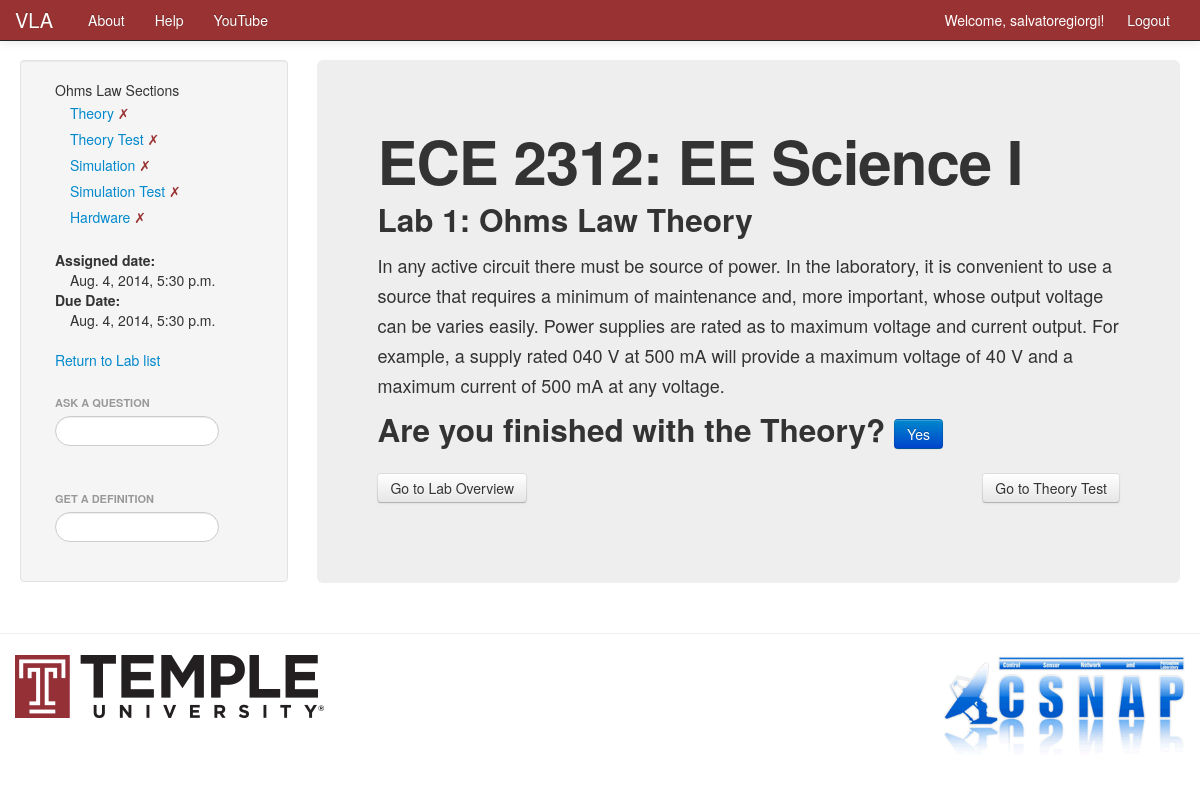
The page /VLA/course/EE_Science_I/Ohms_Law/theory/Ohms_Law_Theory/ (signed in) on the database its author committed.
### VLA/models.py (models this page shows, shortened)
class Laboratory(models.Model):
    course = models.ForeignKey(Course)
    name = models.CharField(max_length=128)
    start_date = models.DateTimeField('Date Assigned', blank=True, null=True)
    due_date = models.DateTimeField('Date Due', blank=True, null=True)
    is_completed = models.BooleanField(default=False)
    lab_number = models.IntegerField(default=0)
    views = models.IntegerField(default=0)

class Course(models.Model):
    name = models.CharField(max_length=128, unique=True)
    crn = models.IntegerField(default=0, blank=True)
    subj = models.CharField(max_length=10)
    course_number = models.IntegerField(default=0)
    section_number = models.IntegerField(default=0, blank=True)
    start_date = models.DateField('Course Start Date', blank=True, null=True)
    end_date = models.DateField('Course End Date', blank=True, null=True)
    lecture_time = models.TimeField('Lecture Time', blank=True, null=True)
    lecture_days = models.CharField(max_length=50, blank=True)
    lecture_location = models.CharField(max_length=50, blank=True)
    lab_time = models.TimeField('Lab Time', blank=True, null=True)
    lab_days = models.CharField(max_length=50, blank=True)
    lab_location = models.CharField(max_length=50, blank=True)
    course_description = models.TextField(max_length=500, blank=True)
    course_overview = models.TextField(max_length=500, blank=True)
    website = models.URLField(blank=True)
    instructor_name = models.CharField(max_length=50, blank=True)
    instructor_email = models.EmailField(blank=True)
    instructor_office_hours = models.TimeField(blank=True, null=True)
    instructor_office_days = models.CharField(max_length=50, blank=True)
    instructor_office_location = models.CharField(max_length=50, blank=True)
    instructor_phone = models.CharField(max_length=50, blank=True)
    TA_name = models.CharField(max_length=50, blank=True)
    TA_email = models.EmailField(blank=True)
    TA_office_hours = models.TimeField(blank=True, null=True)
    TA_office_days = models.CharField(max_length=50, blank=True)
    TA_office_location = models.CharField(max_length=50, blank=True)
    TA_phone = models.CharField(max_length=128, blank=True)
    views = models.IntegerField(default=0)
    likes = models.IntegerField(default=0)

class Theory(models.Model):
    lab = models.ForeignKey(Laboratory)
    name = models.CharField(max_length=128)
    is_completed = models.BooleanField(default=False)

class TheoryElement(models.Model):
    theory = models.ForeignKey(Theory)
    name = models.CharField(max_length=128)
    number = models.IntegerField(default=0)
    text_input = models.TextField(blank=True)
    image_input = models.FileField(upload_to='VLA/static/VLA/images/', blank=True)
    equation_input = models.CharField(max_length=64, blank=True)
    video_input = models.CharField(max_length=64, blank=True)
    TYPE_CHOICES = (
        ('text', 'text'),
        ('image', 'image'),
        ('equation', 'equation'),
        ('latex', 'latex'),
        ('video', 'video'),
        ('table', 'table'),
    )
    element_type = models.CharField(choices=TYPE_CHOICES, max_length=8)

### VLA/views.py (the view)
# urls.py: url(r'^course/(?P<course_name_url>\w+)/(?P<lab_name_url>\w+)/theory/(?P<theory_name_url>\w+)/$', views.theory, name='theory'),
def theory(request, course_name_url, lab_name_url, theory_name_url):
    course_name = course_name_url.replace('_', ' ')
    lab_name = lab_name_url.replace('_', ' ')
    context_dict = {'lab_name': lab_name}
    context_dict['def_searched'] = False
    context_dict['def_list'] = Node.objects.all()
    context_dict['question_searched'] = False
    context_dict['question_list'] = AnswerWithQuestion.objects.all()
    try:
        course = Course.objects.get(name=course_name)
        course.url = course_name_url
        context_dict['course'] = course
    except Course.DoesNotExist:
        pass
    try:
        lab = Laboratory.objects.filter(course=course).get(name=lab_name)
        lab.url = lab_name_url
        context_dict['lab'] = lab
        context_dict = get_sections(context_dict, lab)
        context_dict['theory_elements'] = TheoryElement.objects.filter(theory=context_dict['theory'])
    except Laboratory.DoesNotExist:
        pass
    if not request.user.is_authenticated():
        return render(request, 'VLA/login.html')
    else:
        if request.method == 'POST':
            context_dict['theory'].is_completed = True
            context_dict['theory'].save()
        return render(request, 'VLA/theory.html', context_dict)

### VLA/templates/VLA/theory.html (shortened to what this page needs)
{% extends 'VLA/base.html' %}
{% load staticfiles %}
{% block sidetitle %}{{ lab_name }} Sections{% endblock %}
{% block sidebar %}
    {% include 'VLA/lab_section_list.html' with labs=labs %}
{% endblock %}
{% block body_block %}
<div class="hero-unit">
    <h1>{{ course.subj }} {{ course.course_number }}: {{ course.name }}</h1>
    <h2>Lab {{ lab.lab_number }}: {{ theory.name }}</h2>
    {% if theory_elements %}
    {% for element in theory_elements %}
        {% if element.element_type == 'text' %}
            <p>{{ element.text_input}}</p>
        {% elif element.element_type == 'image' %}
            <p><center><img src="{% static element.image_input %}"></center></p>
        {% elif element.element_type == 'latex' %}
            <p><center>$${{ element.equation_input}}$$</center></p>
        {% elif element.element_type == 'equation' %}
            <p><center>{{ element.equation_input}}</center></p>
        {% endif %}
    {% endfor %}
    {% endif %}
    {% if not theory.is_completed %}
        <form method="post" action="{% url 'theory' course.url lab.url theory.url %}">
            <h2>Are you finished with the Theory? <input class="btn btn-primary" type="submit" name="submit" value="Yes"/></h2>
        </form>
    {% endif %}
    <div class="row-fluid">
        <div class="span6">
            <a class="btn" href="{% url 'lab' course.url lab.url %}">Go to Lab Overview</a>
        </div>
        {% if theorytest %}
            <div class="span6">
                <ul class="nav pull-right">
                    <a class="btn" href="{% url 'theorytest' course.url lab.url theorytest.url %}">Go to Theory Test</a>
                </ul>
            </div>
        {% endif %}
    </div>
</div>
{% endblock %}

### VLA/templates/VLA/base.html (shortened to what this page needs)
<!DOCTYPE html>
{% load static %}
<html>
<head>
    <link href="{% static 'css/bootstrap-fluid-adj.css' %}" rel="stylesheet">
    <link href="{% static 'css/bootstrap.min.css' %}" rel="stylesheet" media="screen">
    <link href="{% static 'css/bootstrap-responsive.css' %}" rel="stylesheet">
</head>
    <body>
        <div class="navbar navbar-inverse navbar-fixed-top">
            <div class="navbar-inner">
                <div class="container">
                    <a class="brand" href="/VLA/">VLA</a>
                    <div class="nav-collapse collapse">
                        <ul class="nav pull-right">
                            {% if user.is_authenticated %}
                             <li class="navbar-text">Welcome, {{ user.username }}! &nbsp;</li>
                             <li><a href="/VLA/logout/">Logout</a></li>
                            {% else %}
                             <li><a href="/VLA/register/">Register</a></li>
                             <li><a href="/VLA/login/">Login</a></li>
                            {% endif %}
                        </ul>
                        <ul class="nav">
                            <li><a href="/VLA/about/">About</a></li>
                            <li><a href="/VLA/help/">Help</a></li>
                            <li><a href="https://www.youtube.com/channel/UCNU5MvpuVNIAe2NvCiweCNw/" target="new">YouTube</a></li>
                        </ul>
                    </div>
                </div>
            </div>
         </div>
        <div class="container-fluid">
            <div class="row-fluid">
                <div class="span3">
                    <div class="well sidebar-nav">
                        <div id="cours">
                            {% if user.is_authenticated %}
                                <ul class="nav nav-list"><li>{% block sidetitle %}Course List{% endblock %}</li>
                                    {% block sidebar %}{% endblock %}
                                </ul>
                                <ul class="nav nav-list">&nbsp;</ul>
                                <ul class="nav nav-list">
                                    <li class="nav-header">Ask a Question</li>
                                    <form>
                                        <li><input  class="search-query span10" type="text" name="question_suggestion" value="" id="question_suggestion" /></li>
                                    </form>
                                </ul>
                                {% if question_list %}
                                    <ul class="nav nav-list">&nbsp;</ul>
                                {% endif %}
                                <ul class="nav nav-list">
                                    <li class="nav-header">Get a Definition</li>
                                    <form>
                                        <li><input  class="search-query span10" type="text" name="definition_suggestion" value="" id="definition_suggestion" /></li>
                                    </form>
                                </ul>
                            {% endif %}
                        </div>
                    </div>
                </div>
                <div class="span9">
                    {% block body_block %}
                    {% endblock %}
                </div>
            </div>
        </div>
        <hr>
        <footer>
            <div class="container">
                <a href="http://www.temple.edu" target="new"><img src="{% static 'VLA/images/temple_logo.jpg' %}"></a>
                <ul class="nav pull-right">
                    <a href="http://www.temple.edu/csnap/" target="new"><img src="{% static 'VLA/images/csnap_logo.jpg' %}"></a>
                </ul>
            </div>
        </footer>
    </body>
</html>

### VLA/templates/VLA/lab_section_list.html (shortened to what this page needs)
    <ul class="nav nav-list">
        {% if theory %}<li><a href="{% url 'theory' course.url lab.url theory.url %}">Theory
            {% if theory.is_completed %}<font color="#009900"> &#x2713; </font>{% else %}<font color="993333"> &#x2717;</font>{% endif %} </a></li>{% endif %}
        {% if theorytest %}<li><a href="{% url 'theorytest' course.url lab.url theorytest.url %}">Theory Test
            {% if theorytest.is_completed %}<font color="#009900"> &#x2713; </font>{% else %}<font color="993333"> &#x2717;</font>{% endif %} </a></li>{% endif %}
        {% if simulation %}<li><a href="{% url 'simulation' course.url lab.url simulation.url %}">Simulation
            {% if simulation.is_completed %}<font color="#009900"> &#x2713; </font>{% else %}<font color="993333"> &#x2717;</font>{% endif %} </a></li>{% endif %}
        {% if simulationtest %}<li><a href="{% url 'simulationtest' course.url lab.url simulationtest.url %}">Simulation Test
            {% if simulationtest.is_completed %}<font color="#009900"> &#x2713; </font>{% else %}<font color="993333"> &#x2717;</font>{% endif %} </a></li>{% endif %}
        {% if hardware %}<li><a href="{% url 'hardware' course.url lab.url hardware.url %}">Hardware
            {% if hardware.is_completed %}<font color="#009900"> &#x2713; </font>{% else %}<font color="993333"> &#x2717;</font>{% endif %} </a></li>{% endif %}
    </ul>
    {% if lab.start_date %}
    <ul class="nav nav-list">&nbsp;</ul>
    <b>Assigned date:</b><ul class="nav nav-list">{{ lab.start_date }}</ul>
    {% endif %}
    {% if lab.due_date %}
    <b>Due Date:</b><ul class="nav nav-list"> {{ lab.due_date }}</ul>
    {% endif %}
    <ul class="nav nav-list">&nbsp;</ul>
    <a href="/VLA/course/{{ course.url }}/">Return to Lab list</a>

### rows shown on the page
Laboratory: start_date "Aug. 4, 2014, 5:30 p.m.", due_date "Aug. 4, 2014, 5:30 p.m.", lab_number "1"
Course: subj "ECE", course_number "2312", name "EE Science I"
Theory: name "Ohms Law Theory"
TheoryElement: text_input "In any active circuit there must be source of power. In the laboratory, it is convenient to use a source that requires a minimum of maintenance and, more important, whose output voltage can be varies easily. Power supplies are rated as to maximum voltage and current output. For example, a supply rated 040 V at 500 mA will provide a maximum voltage of 40 V and a maximum current of 500 mA at any voltage."

### other values the page prints
{{ user.username }} "salvatoregiorgi"
{{ lab_name }} "Ohms Law"
